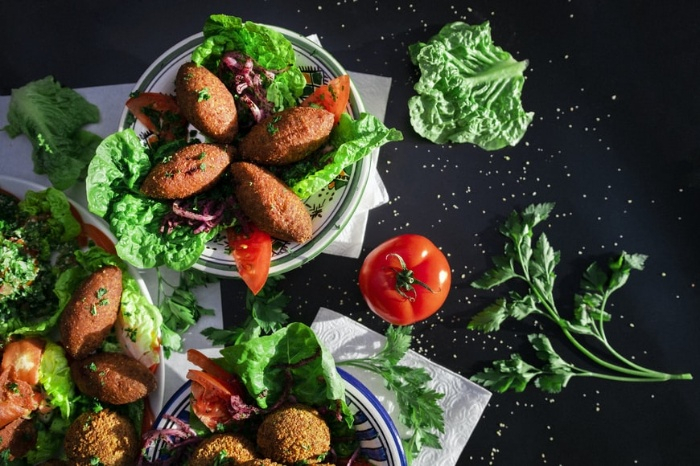
#> input picture food.jpg, 700 x 466 px
$ python p8.py   (older library calls are emulated)
#> lines starting #> are read from the running program, lines starting #| are printed output that depends on the picture
#> in main, image is the input picture: shape (466, 700, 3); mean B, G, R 50, 69.5, 68.4

import cv2
import numpy as np
import matplotlib.pyplot as plt

def apply_sobel(image):
    # Convert the image to grayscale
    gray = cv2.cvtColor(image, cv2.COLOR_BGR2GRAY)
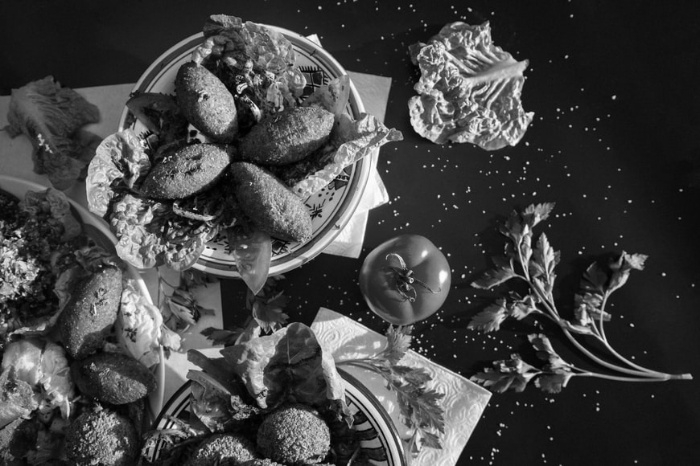
#> gray: shape (466, 700); min 0, max 255, mean 67

    # Apply Sobel operator to find edges
    sobel_x = cv2.Sobel(gray, cv2.CV_64F, 1, 0, ksize=3)
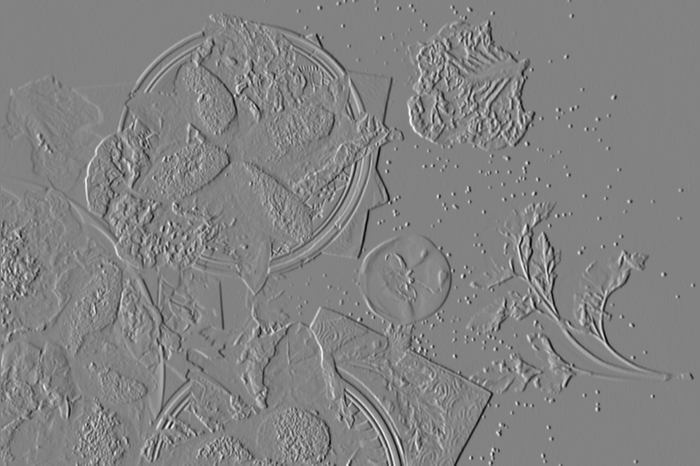
#> sobel_x: shape (466, 700) float64; min -806, max 767, mean -0.6; drawn with min black and max white
    sobel_y = cv2.Sobel(gray, cv2.CV_64F, 0, 1, ksize=3)
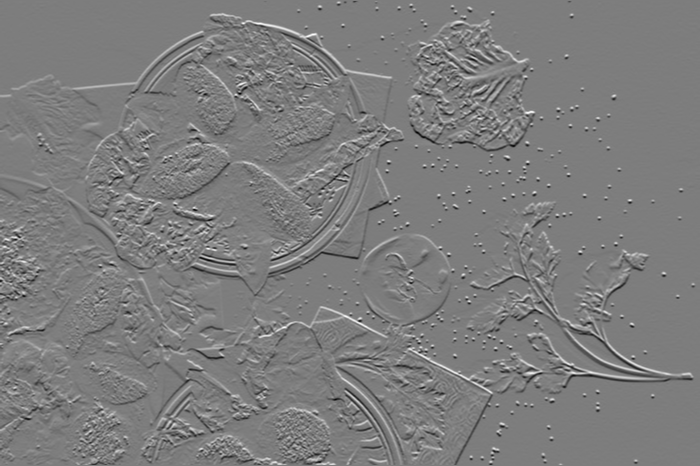
#> sobel_y: shape (466, 700) float64; min -737, max 762, mean 0.5; drawn with min black and max white

    # Calculate the gradient magnitude
    gradient_magnitude = np.sqrt(sobel_x**2 + sobel_y**2)
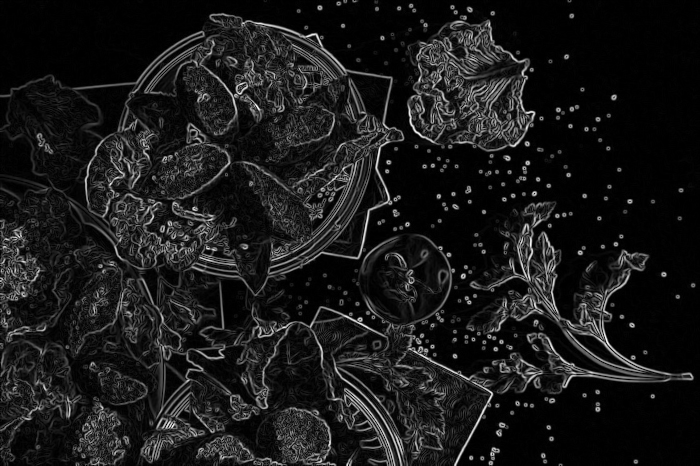
#> gradient_magnitude: shape (466, 700) float64; min 0, max 820.5, mean 84.8; drawn with min black and max white

    # Normalize the gradient magnitude to the range [0, 255]
    gradient_magnitude = np.uint8(255 * gradient_magnitude / np.max(gradient_magnitude))

    return gradient_magnitude

def apply_canny(image):
    # Convert the image to grayscale
    gray = cv2.cvtColor(image, cv2.COLOR_BGR2GRAY)

    # Apply Gaussian blur to reduce noise
    blurred = cv2.GaussianBlur(gray, (5, 5), 0)

    # Apply Canny edge detection
    edges = cv2.Canny(blurred, 50, 150)
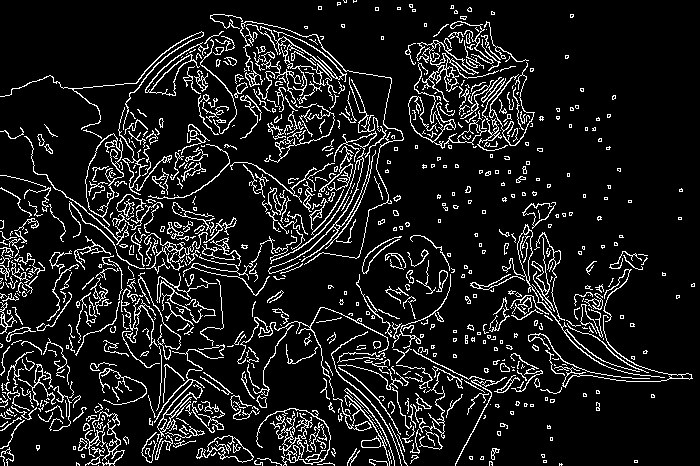
#> edges: shape (466, 700); 10.9% white in thin lines or dots

    return edges

def main():
    # Load the image
    image_path = "food.jpg"
    image = cv2.imread(image_path)

    if image is None:
        print(f"Error: Unable to read the image from {image_path}")
        return

    # Apply Sobel edge detection
    sobel_result = apply_sobel(image)

    # Apply Canny edge detection
    canny_result = apply_canny(image)

    # Display the original image and the results
    plt.figure(figsize=(10, 5))

    plt.subplot(131)
    plt.imshow(cv2.cvtColor(image, cv2.COLOR_BGR2RGB))
    plt.title('Original Image')

    plt.subplot(132)
    plt.imshow(sobel_result, cmap='gray')
    plt.title('Sobel Edge Detection')

    plt.subplot(133)
    plt.imshow(canny_result, cmap='gray')
    plt.title('Canny Edge Detection')

    plt.show()
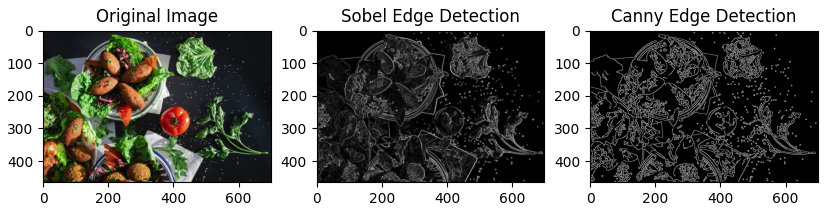
#> figure drawn by matplotlib, 3 panels

if __name__ == "__main__":
    main()
